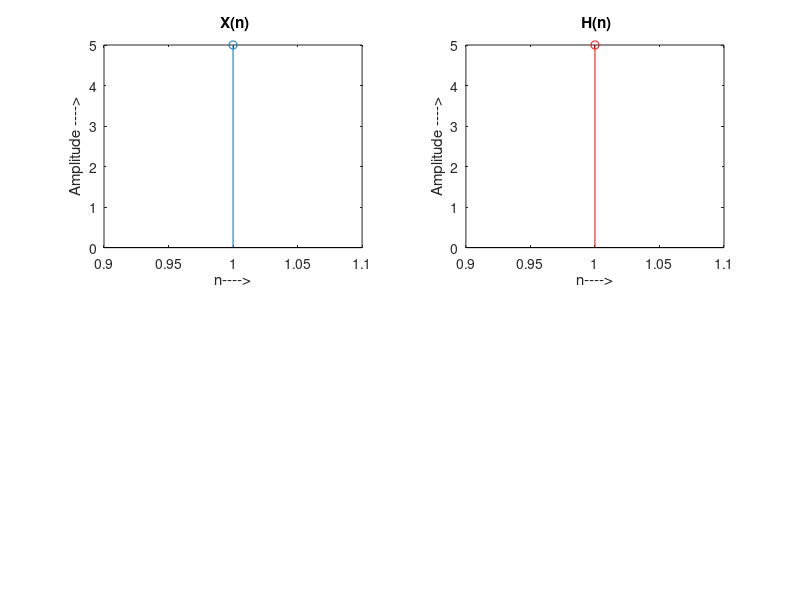

Write the MATLAB code that produced this figure. (Note: this script raises an error after producing the figure.)
% Theory:
%
% Overlap Add Method:
% The overlapadd method is an efficient way to evaluate the discrete convolution of a very long signal with a finite impulse response 
% (FIR) filter where h[m] = 0 for m outside the region [1, M].The concept here is to divide the problem into multiple convolutions of h[n] 
% with short segments of x[n], where L is an arbitrary segment length. Because of this y[n] can be written as a sum of short convolutions.
% 
% Algorithm:
% 
% The signal is first partitioned into non-overlapping sequences, then the discrete Fourier transforms of the sequences are evaluated by 
% multiplying the FFT xk[n] of with the FFT of h[n]. After recovering of yk[n] by inverse FFT, the resulting output signal is reconstructed by 
% overlapping and adding the yk[n]. The overlap arises from the fact that a linear convolution is always longer than the original sequences. In 
% the early days of development of the fast Fourier transform, L was often chosen to be a power of 2 for efficiency, but further development has 
% revealed efficient transforms for larger prime factorizations of L, reducing computational sensitivity to this parameter. 
% A pseudo-code of the algorithm is the following:
% 
% Algorithm 1 (OA for linear convolution)
%  Evaluate the best value of N and L
%    H = FFT(h,N)       (zero-padded FFT)
%    i = 1
%    while i <= Nx
%        il = min(i+L-1,Nx)
%        yt = IFFT( FFT(x(i:il),N) * H, N)
%        k  = min(i+N-1,Nx)
%        y(i:k) = y(i:k) + yt    (add the overlapped output blocks)
%        i = i+L
%    end
% 
% Circular convolution with the overlapadd method
% 
% When sequence x[n] is periodic, and Nx is the period, then y[n] is also periodic, with the same period.  To compute one period of y[n], 
% Algorithm 1 can first be used to convolve h[n] with just one period of x[n].  In the region M ? n ? Nx, the resultant y[n] sequence is correct.  
% And if the next M ? 1 values are added to the first M ? 1 values, then the region 1 ? n ? Nx will represent the desired convolution. 
% The modified pseudo-code is:
% 
% Algorithm 2 (OA for circular convolution)
%   Evaluate Algorithm 1
%   y(1:M-1) = y(1:M-1) + y(Nx+1:Nx+M-1)
%   y = y(1:Nx)
%   end
%

clc;
clear;
Xn=input('Enter 1st Sequence X(n)= ');
Hn=input('Enter 2nd Sequence H(n)= ');
L=input('Enter length of each block L = ');

% Code to plot X(n)
subplot (2,2,1);
stem(Xn);
xlabel ('n---->');
ylabel ('Amplitude ---->');
title(' X(n)');

%Code to plot H(n)
subplot (2,2,2);
stem(Hn,'red');
xlabel ('n---->');
ylabel ('Amplitude ---->');
title(' H(n)');

% Code to perform Convolution using Overlap Add Method
NXn=length(Xn);
M=length(Hn);
M1=M-1;
R=rem(NXn,L);
N=L+M1;
Xn=[Xn zeros(1,L-R)];
Hn=[Hn zeros(1,N-M)];
K=floor(NXn/L);
y=zeros(K+1,N);
z=zeros(1,M1);

for k=0:K
Xnp=Xn(L*k+1:L*k+L);
Xnk=[Xnp z];
y(k+1,:)=mycirconv(Xnk,Hn); %Call the mycirconv function.
end
p=L+M1;
for i=1:K
y(i+1,1:M-1)=y(i,p-M1+1:p)+y(i+1,1:M-1);
end
z1=y(:,1:L)';
y=(z1(:))';

%Code to plot the Convolved Signal
subplot (2,2,3:4);
stem(y,'black');
xlabel ('n---->');
ylabel ('Amplitude ---->');
title('Convolved Signal');

% Add title to the Overall Plot
ha = axes ('Position',[0 0 1 1],'Xlim',[0 1],'Ylim',[0 1],'Box','off','Visible','off','Units','normalized', 'clipping' , 'off');
text (0.5, 1,'\bf Convolution using Overlap Add Method ','HorizontalAlignment','center','VerticalAlignment', 'top')

%Function of Circular Convolution for the Overlap Save Method.
function y=mycirconv(x,h)
lx=length(x);
lh=length(h); 
l=max(lx,lh); 
X=[x zeros(1,l-lx)]; 
H=zeros(l); 
H(1:lh)=h; 
for j=1:l-1 
for i=1:l-1 
H(i+1,j+1)=H(i,j); 
end 
H(1,j+1)=H(l,j); 
end 
y=H*X';
end